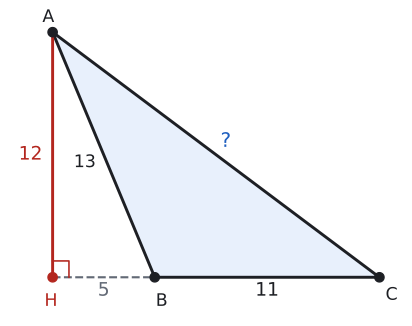

This figure's Python source:
import sys; sys.path.insert(0, "tools")
from cizim import *

def uz(P, Q): return round(float(np.linalg.norm(np.asarray(P) - np.asarray(Q))), 3)
def kenar(ax, P, Q, metin, G, d=0.45, renk=YAZI, fs=13):
    """[PQ] kenarının ortasına, G'nin ters tarafına etiket."""
    P, Q = np.asarray(P, float), np.asarray(Q, float); M = (P + Q) / 2
    u = (Q - P) / np.linalg.norm(Q - P); v = np.array([-u[1], u[0]])
    if np.dot(v, M - np.asarray(G)) < 0: v = -v
    ax.text(*(M + d * v), metin, ha="center", va="center", color=renk, fontsize=fs)
def dik_ayak(P, Q, R):
    """R noktasından PQ doğrusuna inen dikmenin ayağı."""
    P, Q, R = (np.asarray(t, float) for t in (P, Q, R))
    u = (Q - P) / np.linalg.norm(Q - P); return P + np.dot(R - P, u) * u
def dik(ax, ayak, p1, p2, k=0.3, renk=YAZI):
    """ayak noktasında, ayak->p1 ve ayak->p2 yönleri arasında dik açı karesi."""
    ayak = np.asarray(ayak, float)
    u = (np.asarray(p1) - ayak) / np.linalg.norm(np.asarray(p1) - ayak); v = (np.asarray(p2) - ayak) / np.linalg.norm(np.asarray(p2) - ayak)
    ax.plot(*zip(ayak + k * u, ayak + k * (u + v), ayak + k * v), color=renk, lw=1.2)
def centik(ax, P, Q, n=1, renk=YAZI, L=0.18, ara=0.12):
    """[PQ] ortasına n tane eşlik çentiği."""
    P, Q = np.asarray(P, float), np.asarray(Q, float); M = (P + Q) / 2
    u = (Q - P) / np.linalg.norm(Q - P); v = np.array([-u[1], u[0]])
    for i in range(n):
        c = M + (i - (n - 1) / 2) * ara * u
        ax.plot(*zip(c - L * v, c + L * v), color=renk, lw=1.3)

# Geniş açılı: H, B, C sırasıyla. |AH|=12, |AB|=13 => |HB|=5. |BC|=11 => |HC|=16, |AC|=20.
H = np.array([0.0, 0.0]); B = np.array([5.0, 0.0]); C = np.array([16.0, 0.0]); A = np.array([0.0, 12.0])
print("AB", uz(A, B), "AC", uz(A, C), "HC", uz(H, C))
G = (A + B + C) / 3
fig, ax = sekil(6, 4.2)
ax.set_aspect("equal"); ax.axis("off")
ax.add_patch(plt.Polygon([A, B, C], color=MAVI_ACIK, lw=0))
ax.plot(*zip(A, B, C, A), color=YAZI)
ax.plot(*zip(H, B), color=SOLUK, lw=1.6, ls="--")
ax.plot(*zip(A, H), color=KIRMIZI, lw=2.2)
dik(ax, H, A, B, k=0.8, renk=KIRMIZI)
nokta(ax, *A, "A", dx=-0.5, dy=0.5); nokta(ax, *B, "B", dx=0.05, dy=-1.4); nokta(ax, *C, "C", dx=0.3, dy=-1.1)
nokta(ax, *H, "H", dx=-0.4, dy=-1.4, renk=KIRMIZI)
kenar(ax, A, B, "13", (8, -3), d=1.0)
ax.text(-0.5, 6, "12", color=KIRMIZI, fontsize=14, ha="right", va="center")
ax.text(2.5, -0.9, "5", color=SOLUK, fontsize=14, ha="center")
ax.text(10.5, -0.9, "11", color=YAZI, fontsize=14, ha="center")
kenar(ax, A, C, "?", G, d=0.8, renk=MAVI, fs=15)
ax.set_xlim(-2.2, 17.2); ax.set_ylim(-2.0, 13.2)
kaydet(fig, __file__)
